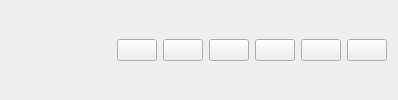
        <widget class="QWidget" name="headerContainer" native="true">
         <layout class="QHBoxLayout" name="horizontalLayout_4">
          <item alignment="Qt::AlignLeft">
           <widget class="QFrame" name="frame_5">
            <property name="styleSheet">
             <string notr="true">border:none;</string>
            </property>
            <property name="frameShape">
             <enum>QFrame::StyledPanel</enum>
            </property>
            <property name="frameShadow">
             <enum>QFrame::Raised</enum>
            </property>
            <layout class="QHBoxLayout" name="horizontalLayout_6">
             <property name="spacing">
              <number>6</number>
             </property>
             <property name="leftMargin">
              <number>0</number>
             </property>
             <property name="topMargin">
              <number>0</number>
             </property>
             <property name="rightMargin">
              <number>0</number>
             </property>
             <property name="bottomMargin">
              <number>0</number>
             </property>
             <item>
              <widget class="QLabel" name="label_5">
               <property name="minimumSize">
                <size>
                 <width>100</width>
                 <height>60</height>
                </size>
               </property>
               <property name="maximumSize">
                <size>
                 <width>100</width>
                 <height>80</height>
                </size>
               </property>
               <property name="text">
                <string/>
               </property>
               <property name="pixmap">
                <pixmap resource="resources.qrc">:/images/images/fpt.png</pixmap>
               </property>
               <property name="scaledContents">
                <bool>true</bool>
               </property>
              </widget>
             </item>
            </layout>
           </widget>
          </item>
          <item alignment="Qt::AlignHCenter">
           <widget class="QFrame" name="frame_6">
            <property name="styleSheet">
             <string notr="true">#frame_6{border:none;}</string>
            </property>
            <property name="frameShape">
             <enum>QFrame::StyledPanel</enum>
            </property>
            <property name="frameShadow">
             <enum>QFrame::Raised</enum>
            </property>
            <layout class="QHBoxLayout" name="horizontalLayout_5">
             <property name="spacing">
              <number>6</number>
             </property>
             <property name="leftMargin">
              <number>0</number>
             </property>
             <property name="topMargin">
              <number>0</number>
             </property>
             <property name="rightMargin">
              <number>0</number>
             </property>
             <property name="bottomMargin">
              <number>0</number>
             </property>
             <item>
              <widget class="QPushButton" name="notificationBtn">
               <property name="styleSheet">
                <string notr="true">color: rgb(0, 0, 0);</string>
               </property>
               <property name="text">
                <string/>
               </property>
               <property name="icon">
                <iconset resource="resources.qrc">
                 <normaloff>:/icons/icons/bell.svg</normaloff>:/icons/icons/bell.svg</iconset>
               </property>
               <property name="iconSize">
                <size>
                 <width>28</width>
                 <height>28</height>
                </size>
               </property>
              </widget>
             </item>
             <item>
              <widget class="QPushButton" name="moreMenuBtn">
               <property name="toolTip">
                <string>More</string>
               </property>
               <property name="text">
                <string/>
               </property>
               <property name="icon">
                <iconset resource="resources.qrc">
                 <normaloff>:/icons/icons/more-horizontal.svg</normaloff>:/icons/icons/more-horizontal.svg</iconset>
               </property>
               <property name="iconSize">
                <size>
                 <width>28</width>
                 <height>28</height>
                </size>
               </property>
              </widget>
             </item>
             <item>
              <widget class="QPushButton" name="profileMenuBtn">
               <property name="toolTip">
                <string>Profile</string>
               </property>
               <property name="text">
                <string/>
               </property>
               <property name="icon">
                <iconset resource="resources.qrc">
                 <normaloff>:/icons/icons/user.svg</normaloff>:/icons/icons/user.svg</iconset>
               </property>
               <property name="iconSize">
                <size>
                 <width>28</width>
                 <height>28</height>
                </size>
               </property>
              </widget>
             </item>
            </layout>
           </widget>
          </item>
          <item alignment="Qt::AlignRight">
           <widget class="QFrame" name="frame_7">
            <property name="styleSheet">
             <string notr="true">#frame_7{border:none;}</string>
            </property>
            <property name="frameShape">
             <enum>QFrame::StyledPanel</enum>
            </property>
            <property name="frameShadow">
             <enum>QFrame::Raised</enum>
            </property>
            <layout class="QHBoxLayout" name="horizontalLayout_3">
             <property name="spacing">
              <number>6</number>
             </property>
             <property name="leftMargin">
              <number>0</number>
             </property>
             <property name="topMargin">
              <number>0</number>
             </property>
             <property name="rightMargin">
              <number>0</number>
             </property>
             <property name="bottomMargin">
              <number>0</number>
             </property>
             <item>
              <widget class="QPushButton" name="minimizeBtn">
               <property name="toolTip">
                <string>Minimize Window</string>
               </property>
               <property name="text">
                <string/>
               </property>
               <property name="icon">
                <iconset resource="resources.qrc">
                 <normaloff>:/icons/icons/minus.svg</normaloff>:/icons/icons/minus.svg</iconset>
               </property>
               <property name="iconSize">
                <size>
                 <width>28</width>
                 <height>28</height>
                </size>
               </property>
              </widget>
             </item>
             <item>
              <widget class="QPushButton" name="restoreBtn">
               <property name="toolTip">
                <string>Restore Window</string>
               </property>
               <property name="text">
                <string/>
               </property>
               <property name="icon">
                <iconset resource="resources.qrc">
                 <normaloff>:/icons/icons/square.svg</normaloff>:/icons/icons/square.svg</iconset>
               </property>
               <property name="iconSize">
                <size>
                 <width>28</width>
                 <height>28</height>
                </size>
               </property>
              </widget>
             </item>
             <item>
              <widget class="QPushButton" name="closeBtn">
               <property name="toolTip">
                <string>Close Window</string>
               </property>
               <property name="text">
                <string/>
               </property>
               <property name="icon">
                <iconset resource="resources.qrc">
                 <normaloff>:/icons/icons/x.svg</normaloff>:/icons/icons/x.svg</iconset>
               </property>
               <property name="iconSize">
                <size>
                 <width>28</width>
                 <height>28</height>
                </size>
               </property>
              </widget>
             </item>
            </layout>
           </widget>
          </item>
         </layout>
        </widget>
